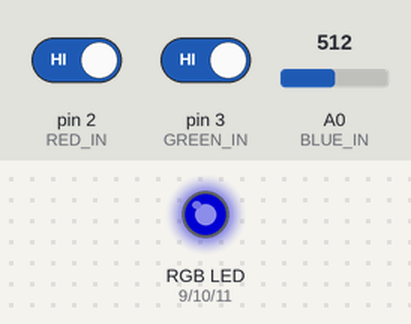
A sketch run on a simulated Arduino Uno, built with avr-gcc and run on an emulated ATmega328P. On the bench: an RGB LED mixed from three pins (HIGH = lit). The inputs (shaded band) are chosen by the test bench; at power-on: A0 (BLUE_IN) = 512, pin 2 (RED_IN) HIGH, pin 3 (GREEN_IN) HIGH. Dim RGB values are drawn brighter than linear.

Above: at 1.2 s.
1.3 s: A0 (BLUE_IN) set to 716
At 2.5 s:
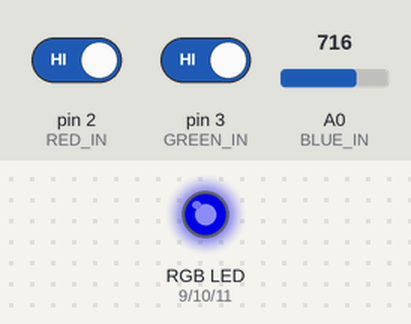
2.8 s: pin 2 (RED_IN) driven LOW
At 3.6 s:
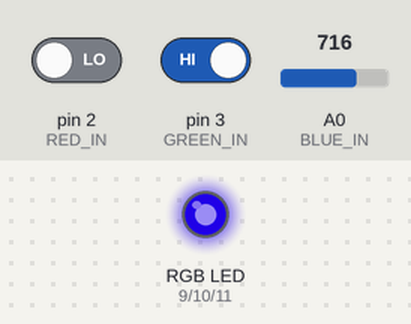
4.3 s: pin 3 (GREEN_IN) driven LOW
At 4.8 s:
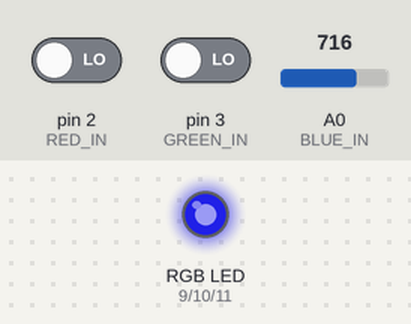
5.8 s: A0 (BLUE_IN) set to 900
At 7.0 s:
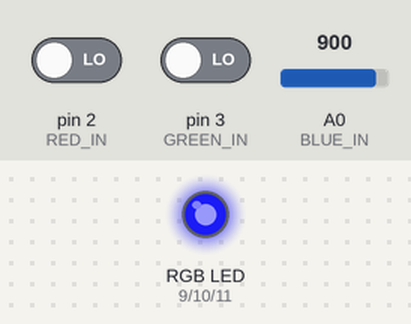
7.3 s: A0 (BLUE_IN) set to 511
At 8.2 s:
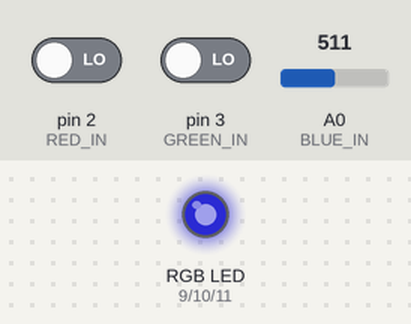
8.8 s: A0 (BLUE_IN) set to 216
At 9.4 s:
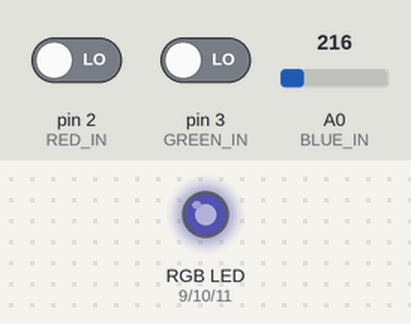
Timing chart, 0 to 11.3 s (numbered marks = the images above; inputs shaded):
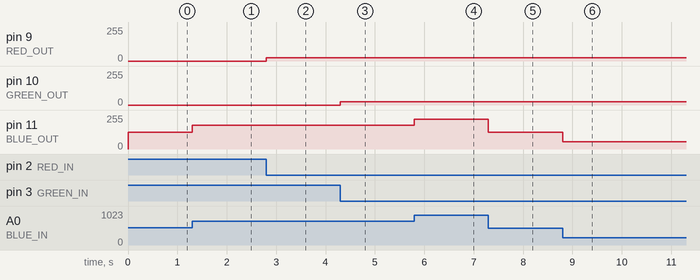

Measured:
- after the input at 1.3 s, pin 11 (BLUE_OUT): 127/255 → 178/255 at once
- after the input at 2.8 s, pin 9 (RED_OUT): 0/255 → 25/255 at once
- after the input at 4.3 s, pin 10 (GREEN_OUT): 0/255 → 25/255 at once
- after the input at 5.8 s, pin 11 (BLUE_OUT): 178/255 → 224/255 at once
- after the input at 7.3 s, pin 11 (BLUE_OUT): 224/255 → 127/255 at once
- after the input at 8.8 s, pin 11 (BLUE_OUT): 127/255 → 53/255 at once

The sketch:

Exp10.ino
```cpp
/* Experiment 10: Use an RGB LED to generate many colors.
 * NOTE: RGB LED legs are, left to right: Red, Green, Blue, which is different
 * to the diagram in Kitronic Inventor's Kit Tutorial Book. */

#define RED_IN 2
#define GREEN_IN 3
#define BLUE_IN A0

#define RED_OUT 9
#define GREEN_OUT 10
#define BLUE_OUT 11

#define INCREMENT 25
#define THRESHOLD 226

/* red and green LEDs are controlled by buttons, and so are declared volatine */
volatile int redValue = 0;
volatile int greenValue = 0;
int blueValue = 0;

void onRedButtonPressed()
{
  if (redValue < THRESHOLD)
    redValue += INCREMENT;
  else
    redValue = 0;
}

void onGreenButtonPressed()
{
  if (greenValue < THRESHOLD)
    greenValue += INCREMENT;
  else
    greenValue = 0;
}

void setup()
{
  pinMode(RED_IN, INPUT);
  pinMode(GREEN_IN, INPUT);

  /* set interrupt on input buttons */
  attachInterrupt(digitalPinToInterrupt(RED_IN), onRedButtonPressed, FALLING);
  attachInterrupt(digitalPinToInterrupt(GREEN_IN), onGreenButtonPressed, FALLING);

  /* pins connected to RGB LED are PWM outputs */
  pinMode(RED_OUT, OUTPUT);
  pinMode(GREEN_OUT, OUTPUT);
  pinMode(BLUE_OUT, OUTPUT);
}

void loop()
{
  int potentiometerValue = analogRead(BLUE_IN);
  blueValue = map(potentiometerValue, 0, 1023, 0, 255);
  analogWrite(RED_OUT, redValue);
  analogWrite(GREEN_OUT, greenValue);
  analogWrite(BLUE_OUT, blueValue);
}
```
